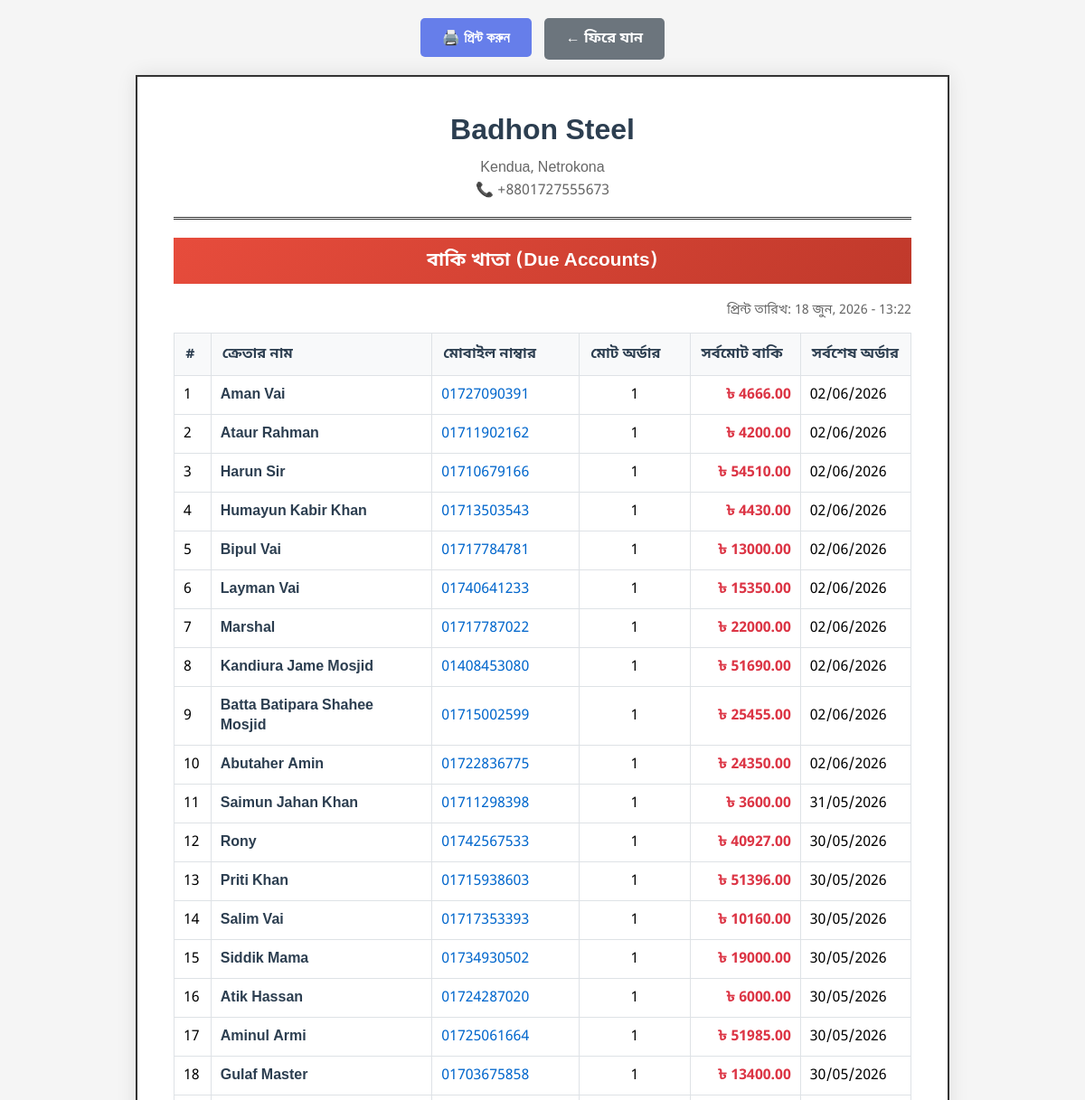
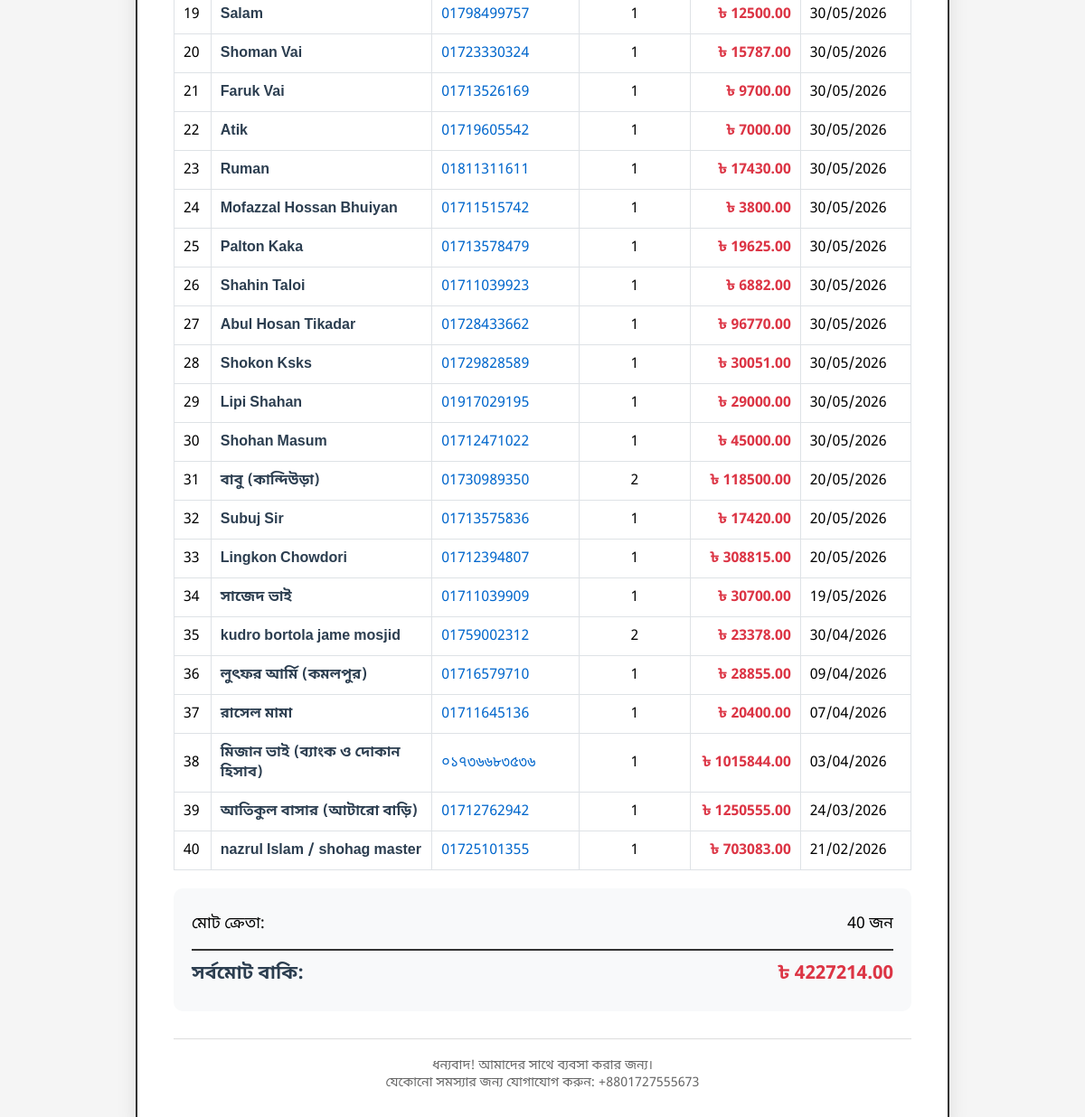
The page /admin-panel/due-accounts/print/ (signed in) on the database its author committed (2 pictures, top to bottom).
### shop/models.py (models this page shows, shortened)
class Customer(models.Model):
    name = models.CharField(max_length=200, verbose_name='ক্রেতার নাম')
    mobile_number = models.CharField(max_length=20, unique=True, verbose_name='মোবাইল নাম্বার')
    address = models.TextField(verbose_name='ঠিকানা', blank=True)
    deposit_balance = models.DecimalField(max_digits=10, decimal_places=2, verbose_name='জমা ব্যালেন্স', default=0)
    created_at = models.DateTimeField(auto_now_add=True, verbose_name='তৈরির সময়')
    updated_at = models.DateTimeField(auto_now=True, verbose_name='আপডেটের সময়')
    class Meta:
        verbose_name = 'ক্রেতা'
        verbose_name_plural = 'ক্রেতাসমূহ'
        ordering = ['-created_at']

class Order(models.Model):
    STATUS_CHOICES = [
        ('pending', 'চলমান'),
        ('ready', 'প্রস্তুত'),
        ('completed', 'সম্পন্ন'),
    ]
    DELIVERY_STATUS_CHOICES = [
        ('not_delivered', 'ডেলিভারি হয়নি'),
        ('delivered', 'ডেলিভারি সম্পন্ন'),
    ]
    customer = models.ForeignKey(Customer, on_delete=models.PROTECT, related_name='orders', verbose_name='ক্রেতা', null=True, blank=True)
    customer_name = models.CharField(max_length=200, verbose_name='ক্রেতার নাম', null=True, blank=True)
    mobile_number = models.CharField(max_length=20, verbose_name='মোবাইল নাম্বার', null=True, blank=True)
    total_price = models.DecimalField(max_digits=10, decimal_places=2, verbose_name='মোট মূল্য', default=0)
    discount_percentage = models.DecimalField(max_digits=5, decimal_places=2, verbose_name='ডিসকাউন্ট (%)', default=0)
    discount_amount = models.DecimalField(max_digits=10, decimal_places=2, verbose_name='ডিসকাউন্ট টাকা', default=0)
    final_price = models.DecimalField(max_digits=10, decimal_places=2, verbose_name='চূড়ান্ত মূল্য', default=0)
    cash_paid = models.DecimalField(max_digits=10, decimal_places=2, verbose_name='নগদ পরিশোধ', default=0)
    due_amount = models.DecimalField(max_digits=10, decimal_places=2, verbose_name='বাকি টাকা', editable=False)
    initial_payment_migrated = models.BooleanField(default=False, verbose_name='প্রাথমিক পেমেন্ট OrderPayment-এ স্থানান্তরিত')
    order_date = models.DateField(default=timezone.now, verbose_name='অর্ডার নেওয়ার তারিখ')
    delivery_date = models.DateField(verbose_name='ডেলিভারির তারিখ')
    status = models.CharField(max_length=20, choices=STATUS_CHOICES, default='pending', verbose_name='প্রোডাক্ট অবস্থা')
    delivery_status = models.CharField(max_length=20, choices=DELIVERY_STATUS_CHOICES, default='not_delivered', verbose_name='ডেলিভারি অবস্থা')
    created_at = models.DateTimeField(auto_now_add=True, verbose_name='তৈরির সময়')
    updated_at = models.DateTimeField(auto_now=True, verbose_name='আপডেটের সময়')
    class Meta:
        verbose_name = 'অর্ডার'
        verbose_name_plural = 'অর্ডারসমূহ'
        ordering = ['-created_at']

### shop/views.py (the view, shortened to what this page needs)
# urls.py: path('admin-panel/due-accounts/print/', views.due_accounts_print, name='due_accounts_print'),
@login_required
def due_accounts_print(request):
    shop_info = ShopInfo.objects.first()
    orders_with_due = Order.objects.filter(due_amount__gt=0).select_related('customer').order_by('-created_at')
    customer_due = {}
    total_grand_due = Decimal('0')
    for order in orders_with_due:
        if order.customer:
            customer_id = order.customer.pk
            if customer_id not in customer_due:
                customer_due[customer_id] = {
                    'customer': order.customer,
                    'total_due': Decimal('0'),
                    'orders': []
                }
            customer_due[customer_id]['total_due'] += order.due_amount
            customer_due[customer_id]['orders'].append(order)
            total_grand_due += order.due_amount
    context = {
        'shop_info': shop_info,
        'customer_due': customer_due,
        'total_grand_due': total_grand_due,
        'print_date': timezone.now(),
    }
    return render(request, 'admin_panel/due_accounts_print.html', context)

### shop/templates/admin_panel/due_accounts_print.html (shortened to what this page needs)
<!DOCTYPE html>
<html lang="bn">
<head>
</head>
<body>
    <div class="print-button">
        <button onclick="window.print()">🖨️ প্রিন্ট করুন</button>
        <a href="{% url 'due_accounts_list' %}">← ফিরে যান</a>
    </div>
    <div class="print-container">
        <div class="print-header">
            <h1>{{ shop_info.name|default:"Badhon Steel" }}</h1>
            <p>{{ shop_info.address|default:"Kendua, Netrokona" }}</p>
            <p>📞 +8801727555673</p>
        </div>
        <div class="print-title">
            বাকি খাতা (Due Accounts)
        </div>
        <div class="print-date">
            প্রিন্ট তারিখ: {{ print_date|date:"d F, Y - H:i" }}
        </div>
        {% if customer_due %}
        <table>
            <thead>
                <tr>
                    <th style="width: 5%;">#</th>
                    <th style="width: 30%;">ক্রেতার নাম</th>
                    <th style="width: 20%;">মোবাইল নাম্বার</th>
                    <th style="width: 15%;">মোট অর্ডার</th>
                    <th style="width: 15%;">সর্বমোট বাকি</th>
                    <th style="width: 15%;">সর্বশেষ অর্ডার</th>
                </tr>
            </thead>
            <tbody>
                {% for key, data in customer_due.items %}
                <tr>
                    <td>{{ forloop.counter }}</td>
                    <td class="customer-name">
                        {% if data.customer %}
                            {{ data.customer.name }}
                        {% else %}
                            {{ data.customer_name }}
                        {% endif %}
                    </td>
                    <td class="mobile-number">
                        {% if data.customer %}
                            {{ data.customer.mobile_number }}
                        {% else %}
                            {{ data.mobile_number }}
                        {% endif %}
                    </td>
                    <td style="text-align: center;">{{ data.orders|length }}</td>
                    <td class="due-amount" style="text-align: right;">৳ {{ data.total_due|floatformat:2 }}</td>
                    <td>{{ data.orders.0.created_at|date:"d/m/Y" }}</td>
                </tr>
                {% endfor %}
            </tbody>
        </table>
        <div class="total-section">
            <div class="total-row">
                <span>মোট ক্রেতা:</span>
                <span>{{ customer_due|length }} জন</span>
            </div>
            <div class="total-row grand-total">
                <span>সর্বমোট বাকি:</span>
                <span style="color: #dc3545;">৳ {{ total_grand_due|floatformat:2 }}</span>
            </div>
        </div>
        {% else %}
        <div style="text-align: center; padding: 40px; color: #666;">
            <div style="font-size: 3rem; margin-bottom: 10px;">✅</div>
            <h3>কোনো বাকি নেই</h3>
            <p>সব ক্রেতার বাকি পরিশোধ হয়ে গেছে!</p>
        </div>
        {% endif %}
        <div style="margin-top: 30px; padding-top: 20px; border-top: 1px solid #ddd; text-align: center; color: #666; font-size: 0.9rem;">
            <p>ধন্যবাদ! আমাদের সাথে ব্যবসা করার জন্য।</p>
            <p>যেকোনো সমস্যার জন্য যোগাযোগ করুন: +8801727555673</p>
        </div>
    </div>
</body>
</html>

### shop/templates/admin_panel/due_accounts_print.html (style rules this page uses)
* { margin: 0; padding: 0; box-sizing: border-box; }
body { font-family: 'Noto Sans Bengali', sans-serif; padding: 20px; background-color: #f5f5f5; }
.print-container { max-width: 900px; margin: 0 auto; background: white; padding: 40px; border: 2px solid #333; box-shadow: 0 0 20px rgba(0,0,0,0.1); }
.print-header { text-align: center; border-bottom: 3px double #333; padding-bottom: 15px; margin-bottom: 20px; }
.print-header h1 { font-size: 2rem; color: #2c3e50; margin-bottom: 8px; }
.print-header p { font-size: 1rem; color: #666; margin: 3px 0; }
.print-title { text-align: center; background: linear-gradient(135deg, #e74c3c 0%, #c0392b 100%); color: white; padding: 12px; margin-bottom: 20px; font-size: 1.3rem; font-weight: 600; }
.print-date { text-align: right; color: #666; font-size: 0.9rem; margin-bottom: 15px; }
table { width: 100%; border-collapse: collapse; margin-bottom: 20px; }
th { background-color: #f8f9fa; padding: 12px; text-align: left; font-weight: 600; color: #2c3e50; border: 1px solid #dee2e6; }
td { padding: 10px; border: 1px solid #dee2e6; }
.customer-name { font-weight: 600; color: #2c3e50; }
.mobile-number { color: #0066cc; font-weight: 500; }
.due-amount { color: #dc3545; font-weight: 700; }
.total-section { background-color: #f8f9fa; padding: 20px; border-radius: 10px; margin-top: 20px; text-align: right; }
.total-row { display: flex; justify-content: space-between; padding: 8px 0; font-size: 1.1rem; }
.total-row.grand-total { border-top: 2px solid #333; margin-top: 8px; padding-top: 12px; font-size: 1.3rem; font-weight: 700; color: #2c3e50; }
.print-button { text-align: center; margin-bottom: 20px; }
.print-button button { padding: 12px 24px; background: #667eea; color: white; border: none; border-radius: 5px; cursor: pointer; font-size: 1rem; font-weight: 600; text-decoration: none; }
.print-button a { padding: 12px 24px; background: #6c757d; color: white; border: none; border-radius: 5px; cursor: pointer; font-size: 1rem; font-weight: 600; text-decoration: none; margin-left: 10px; }

### rows shown on the page
Customer: customer.name "Aman Vai", customer.mobile_number "01727090391", orders|length "1", total_due "4666.00", orders.0.created_at "02/06/2026"
Customer: customer.name "Ataur Rahman", customer.mobile_number "01711902162", orders|length "1", total_due "4200.00", orders.0.created_at "02/06/2026"
Customer: customer.name "Harun Sir", customer.mobile_number "01710679166", orders|length "1", total_due "54510.00", orders.0.created_at "02/06/2026"
Customer: customer.name "Humayun Kabir Khan", customer.mobile_number "01713503543", orders|length "1", total_due "4430.00", orders.0.created_at "02/06/2026"
Customer: customer.name "Bipul Vai", customer.mobile_number "01717784781", orders|length "1", total_due "13000.00", orders.0.created_at "02/06/2026"
Customer: customer.name "Layman Vai", customer.mobile_number "01740641233", orders|length "1", total_due "15350.00", orders.0.created_at "02/06/2026"
Customer: customer.name "Marshal", customer.mobile_number "01717787022", orders|length "1", total_due "22000.00", orders.0.created_at "02/06/2026"
Customer: customer.name "Kandiura Jame Mosjid", customer.mobile_number "01408453080", orders|length "1", total_due "51690.00", orders.0.created_at "02/06/2026"
Customer: customer.name "Batta Batipara Shahee Mosjid", customer.mobile_number "01715002599", orders|length "1", total_due "25455.00", orders.0.created_at "02/06/2026"
Customer: customer.name "Abutaher Amin", customer.mobile_number "01722836775", orders|length "1", total_due "24350.00", orders.0.created_at "02/06/2026"
Customer: customer.name "Saimun Jahan Khan", customer.mobile_number "01711298398", orders|length "1", total_due "3600.00", orders.0.created_at "31/05/2026"
Customer: customer.name "Rony", customer.mobile_number "01742567533", orders|length "1", total_due "40927.00", orders.0.created_at "30/05/2026"
Customer: customer.name "Priti Khan", customer.mobile_number "01715938603", orders|length "1", total_due "51396.00", orders.0.created_at "30/05/2026"
Customer: customer.name "Salim Vai", customer.mobile_number "01717353393", orders|length "1", total_due "10160.00", orders.0.created_at "30/05/2026"
Customer: customer.name "Siddik Mama", customer.mobile_number "01734930502", orders|length "1", total_due "19000.00", orders.0.created_at "30/05/2026"
Customer: customer.name "Atik Hassan", customer.mobile_number "01724287020", orders|length "1", total_due "6000.00", orders.0.created_at "30/05/2026"
Customer: customer.name "Aminul Armi", customer.mobile_number "01725061664", orders|length "1", total_due "51985.00", orders.0.created_at "30/05/2026"
Customer: customer.name "Gulaf Master", customer.mobile_number "01703675858", orders|length "1", total_due "13400.00", orders.0.created_at "30/05/2026"
Customer: customer.name "Salam", customer.mobile_number "01798499757", orders|length "1", total_due "12500.00", orders.0.created_at "30/05/2026"
Customer: customer.name "Shoman Vai", customer.mobile_number "01723330324", orders|length "1", total_due "15787.00", orders.0.created_at "30/05/2026"
Customer: customer.name "Faruk Vai", customer.mobile_number "01713526169", orders|length "1", total_due "9700.00", orders.0.created_at "30/05/2026"
Customer: customer.name "Atik", customer.mobile_number "01719605542", orders|length "1", total_due "7000.00", orders.0.created_at "30/05/2026"
Customer: customer.name "Ruman", customer.mobile_number "01811311611", orders|length "1", total_due "17430.00", orders.0.created_at "30/05/2026"
Customer: customer.name "Mofazzal Hossan Bhuiyan", customer.mobile_number "01711515742", orders|length "1", total_due "3800.00", orders.0.created_at "30/05/2026"
Customer: customer.name "Palton Kaka", customer.mobile_number "01713578479", orders|length "1", total_due "19625.00", orders.0.created_at "30/05/2026"
Customer: customer.name "Shahin Taloi", customer.mobile_number "01711039923", orders|length "1", total_due "6882.00", orders.0.created_at "30/05/2026"
Customer: customer.name "Abul Hosan Tikadar", customer.mobile_number "01728433662", orders|length "1", total_due "96770.00", orders.0.created_at "30/05/2026"
Customer: customer.name "Shokon Ksks", customer.mobile_number "01729828589", orders|length "1", total_due "30051.00", orders.0.created_at "30/05/2026"
Customer: customer.name "Lipi Shahan", customer.mobile_number "01917029195", orders|length "1", total_due "29000.00", orders.0.created_at "30/05/2026"
Customer: customer.name "Shohan Masum", customer.mobile_number "01712471022", orders|length "1", total_due "45000.00", orders.0.created_at "30/05/2026"
Customer: customer.name "বাবু (কান্দিউড়া)", customer.mobile_number "01730989350", orders|length "2", total_due "118500.00", orders.0.created_at "20/05/2026"
Customer: customer.name "Subuj Sir", customer.mobile_number "01713575836", orders|length "1", total_due "17420.00", orders.0.created_at "20/05/2026"
Customer: customer.name "Lingkon Chowdori", customer.mobile_number "01712394807", orders|length "1", total_due "308815.00", orders.0.created_at "20/05/2026"
Customer: customer.name "সাজেদ ভাই", customer.mobile_number "01711039909", orders|length "1", total_due "30700.00", orders.0.created_at "19/05/2026"
Customer: customer.name "kudro bortola jame mosjid", customer.mobile_number "01759002312", orders|length "2", total_due "23378.00", orders.0.created_at "30/04/2026"
Customer: customer.name "লুৎফর আর্মি (কমলপুর)", customer.mobile_number "01716579710", orders|length "1", total_due "28855.00", orders.0.created_at "09/04/2026"
Customer: customer.name "রাসেল মামা", customer.mobile_number "01711645136", orders|length "1", total_due "20400.00", orders.0.created_at "07/04/2026"
Customer: customer.name "মিজান ভাই (ব্যাংক ও দোকান হিসাব)", customer.mobile_number "০১৭৩৬৬৮৩৫৩৬", orders|length "1", total_due "1015844.00", orders.0.created_at "03/04/2026"
Customer: customer.name "আতিকুল বাসার (আটারো বাড়ি)", customer.mobile_number "01712762942", orders|length "1", total_due "1250555.00", orders.0.created_at "24/03/2026"
Customer: customer.name "nazrul Islam / shohag master", customer.mobile_number "01725101355", orders|length "1", total_due "703083.00", orders.0.created_at "21/02/2026"

### other values the page prints
{{ shop_info.name|default:"Badhon Steel" }} "Badhon Steel"
{{ shop_info.address|default:"Kendua, Netrokona" }} "Kendua, Netrokona"
{{ customer_due|length }} "40"
{{ total_grand_due|floatformat:2 }} "4227214.00"
